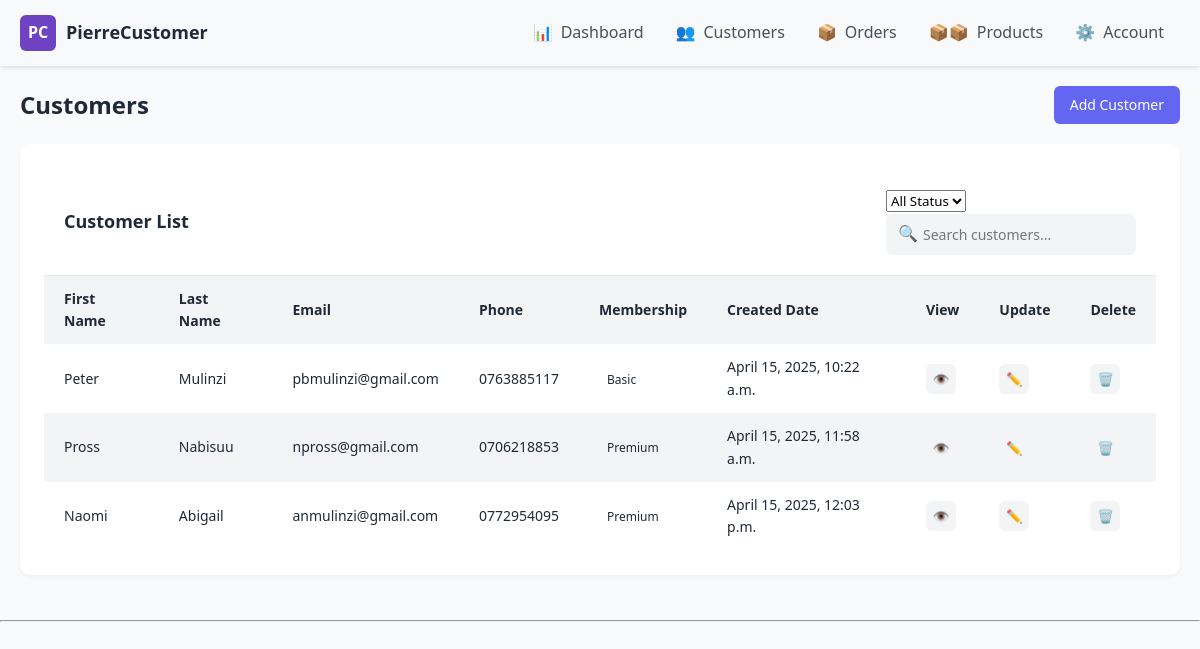
Screenshot of /customerPage/ with the database file from the repository.
### pierre_CMS_App/models.py (models this page shows, shortened)
class Customer(models.Model):
    STATUS = (
        ('Premium', 'Premium'),
        ('Basic', 'Basic'),
    )
    first_name = models.CharField(max_length = 200)
    last_name = models.CharField(max_length = 200)
    phone = models.CharField(max_length=200)
    email = models.EmailField(max_length=200, null=True)
    address = models.CharField(max_length=200)
    date_created = models.DateTimeField(auto_now_add=True)
    membership_status = models.CharField(max_length=200, choices=STATUS, default='Basic')

### pierre_CMS_App/views.py (the view)
# urls.py: path('customerPage/', views.customers, name='customersPage'),
def customers(request):
    customers = Customer.objects.all()
    cust_form = CustomerForm(request.POST)
    if request.method == 'POST' and cust_form.is_valid():
        cust_form.save()
        return redirect('dashboard')
    else:
        cust_form = CustomerForm()
    context = {
        'customers': customers,
        'cust_form': cust_form,
    }
    return render(request, 'pierre_CMS_App/customerPage.html', context)

### pierre_CMS_App/forms.py
class CustomerForm(ModelForm):
    class Meta:
        model = Customer
        fields = ['first_name', 'last_name', 'phone', 'email', 'address', 'membership_status']

### pierre_CMS_App/templates/pierre_CMS_App/customerPage.html (shortened to what this page needs)
{% extends "pierre_CMS_App/main.html" %}
{% block content %}
<div class="main">
    <div class="page-header">
        <h1 class="page-title">Customers</h1>
        <a class="btn btn-primary" href="{% url 'addCustomer' %}" style="text-decoration: none;">Add Customer</a>
    </div>
    <div class="card">
        <div class="card-header">
            <h2 class="card-title">Customer List</h2>
            <div class="filters">
                <select class="filter-dropdown">
                    <option value="all">All Status</option>
                </select>
                <div class="search-box">
                    <span>🔍</span>
                    <input type="text" placeholder="Search customers...">
                </div>
            </div>
        </div>
        <table>
            <thead>
                <tr>
                    <th>First Name</th>
                    <th>Last Name</th>
                    <th>Email</th>
                    <th>Phone</th>
                    <th>Membership</th>
                    <th>Created Date</th>
                    <th>View</th>
                    <th>Update</th>
                    <th>Delete</th>
                </tr>
            </thead>
            <tbody>
                {% for cust in customers %}
                    <tr>
                        <td>{{cust.first_name}}</td>
                        <td>{{cust.last_name}}</td>
                        <td>{{cust.email}}</td>
                        <td>{{cust.phone}}</td>
                        <td><span class="status">{{cust.membership_status}}</span></td>
                        <td>{{cust.date_created}}</td>
                        <td>
                            <button class="btn-icon btn-view">👁️</button>
                        </td>
                        <td>
                            <button class="btn-icon btn-edit">✏️</button>
                        </td>
                        <td>
                            <button class="btn-icon btn-delete">🗑️</button>
                        </td>
                    </tr>
                {% endfor %}
            </tbody>
        </table>
    </div>
</div>
{% endblock %}

### static/css/main.css (style rules this page uses)
:root { --primary: #6366f1; --primary-light: #818cf8; --primary-dark: #4f46e5; --accent: #f472b6; --light: #f9fafb; --dark: #1f2937; --gray: #9ca3af; --gray-light: #f3f4f6; }
* { margin: 0; padding: 0; box-sizing: border-box; font-family: 'Segoe UI', Tahoma, Geneva, Verdana, sans-serif; }
body { background-color: var(--light); color: var(--dark); line-height: 1.6; }
* { margin: 0; padding: 0; box-sizing: border-box; }
.main { flex: 1; padding: 20px; }
.page-header { display: flex; justify-content: space-between; align-items: center; margin-bottom: 20px; }
.page-title { margin: 0; font-size: 24px; font-weight: 600; }
.card { background-color: white; border-radius: 8px; box-shadow: 0 1px 3px rgba(0,0,0,0.1); padding: 24px; margin-bottom: 24px; }
.btn { padding: 8px 16px; border-radius: 6px; font-size: 14px; font-weight: 500; cursor: pointer; display: inline-flex; align-items: center; border: none; transition: all 0.2s; }
.btn-primary { background-color: var(--primary); color: white; }
.card { background-color: white; border-radius: 10px; box-shadow: 0 2px 4px rgba(0,0,0,0.05); margin-bottom: 25px; overflow: hidden; }
.card-header { padding: 20px; display: flex; justify-content: space-between; align-items: center; border-bottom: 1px solid #e5e7eb; }
.card-title { font-size: 18px; font-weight: 600; }
.search-box { display: flex; align-items: center; background-color: var(--gray-light); border-radius: 6px; padding: 6px 12px; width: 250px; }
.search-box input { border: none; background: transparent; outline: none; flex: 1; padding: 5px; font-size: 14px; }
table { width: 100%; border-collapse: collapse; }
th, td { padding: 12px 20px; text-align: left; }
th { background-color: var(--gray-light); font-weight: 600; font-size: 14px; color: var(--dark); }
tr:nth-child(even) { background-color: var(--gray-light); }
td { font-size: 14px; }
.status { padding: 4px 8px; border-radius: 4px; font-size: 12px; font-weight: 500; }
.btn-icon { width: 30px; height: 30px; border-radius: 6px; display: flex; align-items: center; justify-content: center; background-color: var(--gray-light); color: var(--dark); transition: all 0.2s; cursor: pointer; border: none; }

### rows the page displays
Customer: first_name "Peter", last_name "Mulinzi", email "pbmulinzi@gmail.com", phone "0763885117", membership_status "Basic", date_created "April 15, 2025, 10:22 a.m."
Customer: first_name "Pross", last_name "Nabisuu", email "npross@gmail.com", phone "0706218853", membership_status "Premium", date_created "April 15, 2025, 11:58 a.m."
Customer: first_name "Naomi", last_name "Abigail", email "anmulinzi@gmail.com", phone "0772954095", membership_status "Premium", date_created "April 15, 2025, 12:03 p.m."
